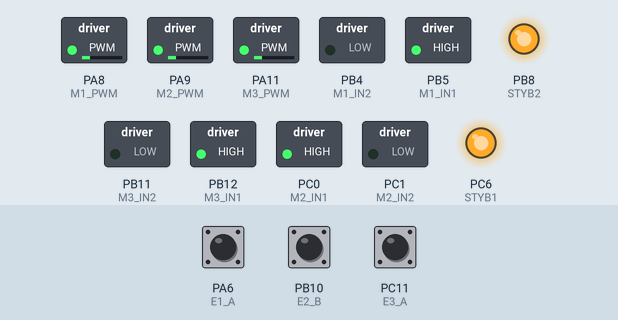
A sketch run on a simulated STM32 Blue Pill. On the bench: switched loads named in the sketch (green lamp = pin HIGH), output pins drawn as LEDs (lit = HIGH). The inputs (shaded band) are chosen by the test bench; at power-on: PA6 (E1_A) HIGH, PB10 (E2_B) HIGH, PC11 (E3_A) HIGH. What the sketch prints to the serial monitor is not drawn.

Above: at 0.2 s.
At 1.7 s:
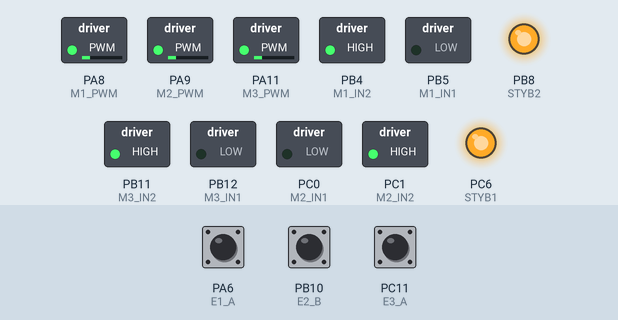
Timing chart, 0 to 3.0 s (numbered marks = the images above):
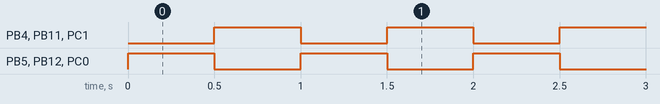

Measured:
- by itself, PB4 (M1_IN2), PB5 (M1_IN1), PB11 (M3_IN2), PB12 (M3_IN1), PC0 (M2_IN1), PC1 (M2_IN2): alternates HIGH for 0.50 s and LOW for 0.50 s

The sketch:

Controlling_Motors.ino
```cpp
// ==========================================
// PIN DEFINITIONS (MOTEURS)
// ==========================================
const int M1_PWM = PA8;  const int M1_IN1 = PB5;  const int M1_IN2 = PB4;
const int M2_PWM = PA9;  const int M2_IN1 = PC0; const int M2_IN2 = PC1;
const int M3_PWM = PA11; const int M3_IN1 = PB12; const int M3_IN2 = PB11;

// ==========================================
// PIN DEFINITIONS (ENCODEURS)
// ==========================================
const int E1_A = PA6;   const int E1_B = PA1;
const int E2_A = PC2;   const int E2_B = PB10;
const int E3_A = PC11;  const int E3_B = PC10;

const int STYB1 = PC6;  // Ajout des pins manquantes si nécessaire pour compilation
const int STYB2 = PB8;

volatile long pos1 = 0;
volatile long pos2 = 0;
volatile long pos3 = 0;

const float TICKS_PER_REV = 341.2;

// Variables pour la gestion du temps de mouvement et d'affichage
unsigned long previousMotorMillis = 0;
unsigned long previousLogMillis = 0;
bool movingForward = true;
const int TEST_SPEED = 50; // Vitesse de test (0-255)

void isr_enc1() {
  if (digitalRead(E1_B) == HIGH) pos1++; else pos1--;
}
void isr_enc2() {
  if (digitalRead(E2_A) == HIGH) pos2++; else pos2--;
}
void isr_enc3() {
  if (digitalRead(E3_B) == HIGH) pos3++; else pos3--;
}

void setup() {
  Serial.begin(115200);

  pinMode(M1_PWM, OUTPUT); pinMode(M1_IN1, OUTPUT); pinMode(M1_IN2, OUTPUT);
  pinMode(M2_PWM, OUTPUT); pinMode(M2_IN1, OUTPUT); pinMode(M2_IN2, OUTPUT);
  pinMode(M3_PWM, OUTPUT); pinMode(M3_IN1, OUTPUT); pinMode(M3_IN2, OUTPUT);

  pinMode(STYB1, OUTPUT); pinMode(STYB2, OUTPUT);
  digitalWrite(STYB1, HIGH);
  digitalWrite(STYB2, HIGH);

  pinMode(E1_A, INPUT_PULLUP); pinMode(E1_B, INPUT_PULLUP);
  pinMode(E2_A, INPUT_PULLUP); pinMode(E2_B, INPUT_PULLUP);
  pinMode(E3_A, INPUT_PULLUP); pinMode(E3_B, INPUT_PULLUP);

  attachInterrupt(digitalPinToInterrupt(E1_A), isr_enc1, RISING);
  attachInterrupt(digitalPinToInterrupt(E2_B), isr_enc2, RISING);
  attachInterrupt(digitalPinToInterrupt(E3_A), isr_enc3, RISING);

  // Initialisation du premier mouvement
  setMotor(1, TEST_SPEED);
  setMotor(2, TEST_SPEED);
  setMotor(3, TEST_SPEED);
  previousMotorMillis = millis();
}

void loop() {
  unsigned long currentMillis = millis();

  // 1. Gestion de l'alternance avant/arrière toutes les 1000 ms (1s)
  if (currentMillis - previousMotorMillis >= 500) {
    previousMotorMillis = currentMillis;
    movingForward = !movingForward; // Inverse la direction

    int speedToApply = movingForward ? TEST_SPEED : -TEST_SPEED;

    setMotor(1, speedToApply);
    setMotor(2, speedToApply);
    setMotor(3, speedToApply);
  }

  // 2. Publication des données toutes les 20 ms (50 Hz) sans bloquer les moteurs
  if (currentMillis - previousLogMillis >= 20) {
    previousLogMillis = currentMillis;

    noInterrupts();
    long p1 = pos1;
    long p2 = pos2;
    long p3 = pos3;
    interrupts();

    float angle1 = (p1 / TICKS_PER_REV) * 2.0 * PI;
    float angle2 = (p2 / TICKS_PER_REV) * 2.0 * PI;
    float angle3 = (p3 / TICKS_PER_REV) * 2.0 * PI;

    Serial.print(angle1, 4);
    Serial.print(",");
    Serial.print(angle2, 4);
    Serial.print(",");
    Serial.println(angle3, 4);
  }
}

void setMotor(int motorNumber, int speed) {
  int pwmPin, in1Pin, in2Pin;

  if (motorNumber == 1) {
    pwmPin = M1_PWM; in1Pin = M1_IN1; in2Pin = M1_IN2;
  } else if (motorNumber == 2) {
    pwmPin = M2_PWM; in1Pin = M2_IN1; in2Pin = M2_IN2;
  } else if (motorNumber == 3) {
    pwmPin = M3_PWM; in1Pin = M3_IN1; in2Pin = M3_IN2;
  } else {
    return;
  }

  bool in1State, in2State;

  if (speed > 0) {
    in1State = HIGH;
    in2State = LOW;
  } else if (speed < 0) {
    in1State = LOW;
    in2State = HIGH;
    speed = -speed;
  } else {
    in1State = LOW;
    in2State = LOW;
  }

  if (speed > 255) speed = 255;

  digitalWrite(in1Pin, in1State);
  digitalWrite(in2Pin, in2State);
  analogWrite(pwmPin, speed);
}
```
